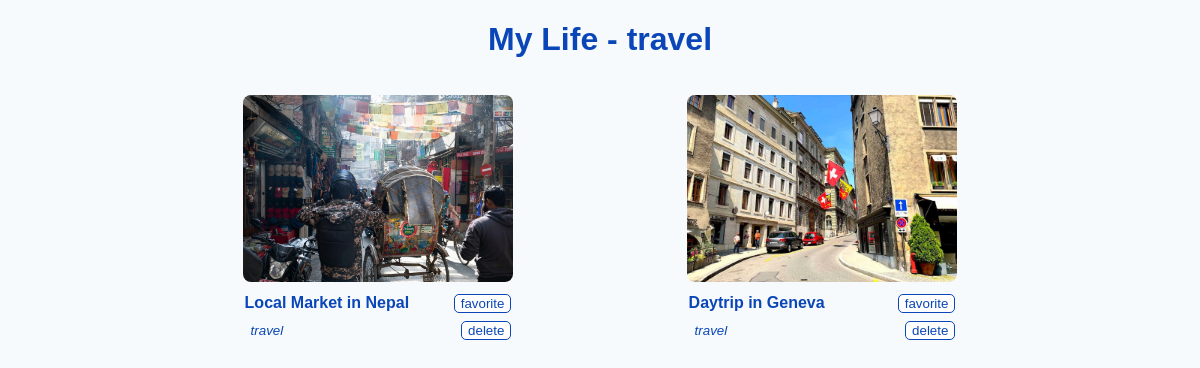
/tags/travel, run on the app's committed database.
### app/models.py (models this page shows)
class SavedImages(db.Model):
    id = db.Column(db.Integer, primary_key=True)
    title = db.Column(db.Text, unique=True, nullable=False)
    category = db.Column(db.Text, nullable=False)
    filename = db.Column(db.Text, unique=True, nullable=False)
    favorite = db.Column(db.Boolean, default=False, nullable=False)

### app/routes.py (the view)
@app.route('/tags/<category>')
def category(category):
    if category not in tags: return render_template('error.html', message="invalid category")
    print('category:', category)
    all_images = get_images(category)
    return render_template('categories.html', images=all_images, category=category)

### app/helper.py (called while the page is built)
def get_images(category=None, favorites=False):
    if favorites is True:          # return favorited images
        if not SavedImages.query.filter_by(favorite=True): all_images = []
        else: all_images = SavedImages.query.filter_by(favorite=True)
    elif category is None:        # no category mentioned -> show all images
        if not SavedImages.query.all(): all_images = []
        else: all_images = SavedImages.query.all()
    else:                       # shows images of given category
        if not SavedImages.query.filter_by(category=category): all_images = []
        else: all_images = SavedImages.query.filter_by(category=category)
    for image in all_images:     # path for images inside uploads folder
        image.filename = 'uploads/' + image.filename
    return all_images

### app/templates/categories.html (shortened to what this page needs)
{% extends 'base.html' %}
{% block content %}
<h1 onClick="location.href='/'"> <span id="title"> My Life </span> - {{ category }} </h1>
{% if images[0] is defined %}
{% include 'images.html' %}
{% else %}
<h3 id="error"> no images here </h3>
{% endif %}
{% endblock %}

### app/templates/images.html
<div class="cards">
    {% for image in images %}
    <div class="card">
        <img id="photo" src="{{ url_for('static', filename=image.filename) }}" alt="{{ imgName }}" />
        <div class="card-title">
            <b> {{ image.title }} </b>
            {% if image.favorite == True %}
            <button id="favorited" onClick="location.href='/favorite/{{ image.id }}'"><i> in favorites </i></button>
            {% else %}
            <button id="favorite" onClick="location.href='/favorite/{{ image.id }}'"> favorite </button>
            {% endif %}
        </div>
        <div class="card-category">
            <button id="category" onClick="location.href='/tags/{{ image.category }}'"><i> {{ image.category }} </i></button>
            <button id="delete" onClick="location.href='/delete/{{ image.id }}'"> delete </button>
        </div>
    </div>
    {% endfor %}
</div>

### app/static/style.css (style rules this page uses)
body { background: #F6FAFC; font-family: 'Lucida Sans', 'Lucida Sans Regular', 'Lucida Grande', 'Lucida Sans Unicode', Geneva, Verdana, sans-serif; color: #0A46B7; }
h1, h3#error { text-align: center; }
span#title { cursor: pointer; }
input#title, #category, #submit, button { border-radius: 5px; border: 1px solid #0A46B7; background: #fff; color: #0A46B7; cursor: pointer; }
.cards { width: 75%; margin: 10px auto; display: flex; flex-wrap: wrap; justify-content: space-around; }
.card { width: 30.5%; height: 250px; margin: 15px; }
img#photo { border-radius: 8px; width: 100%; height: 75%; object-fit: cover; }
button#category { border: 0px; background: #F6FAFC; }
.card-title { margin: 8px 2px; display: flex; justify-content: space-between; }
.card-category { margin: 8px 2px; display: flex; justify-content: space-between; }

### data on the page
SavedImages: filename (picture), title "Local Market in Nepal", category "travel"
SavedImages: filename (picture), title "Daytrip in Geneva", category "travel"

### other printed values
{{ category }} "travel"
